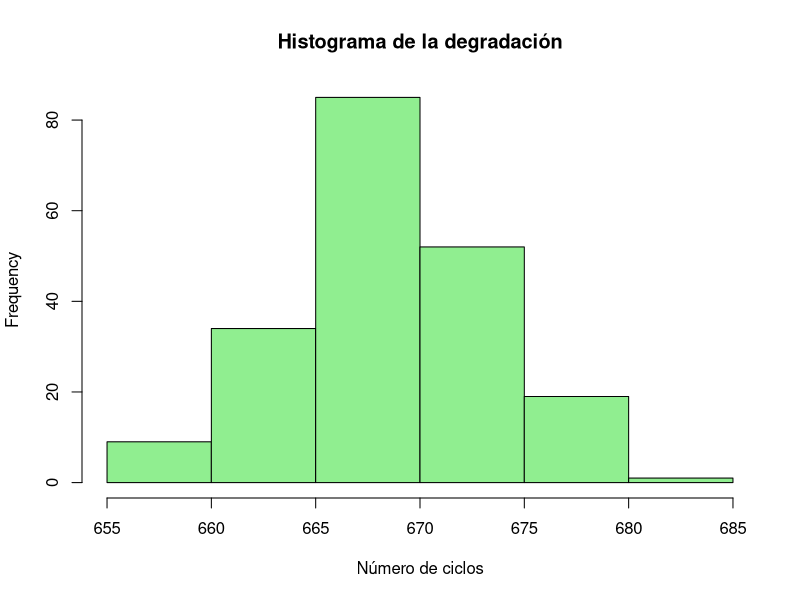
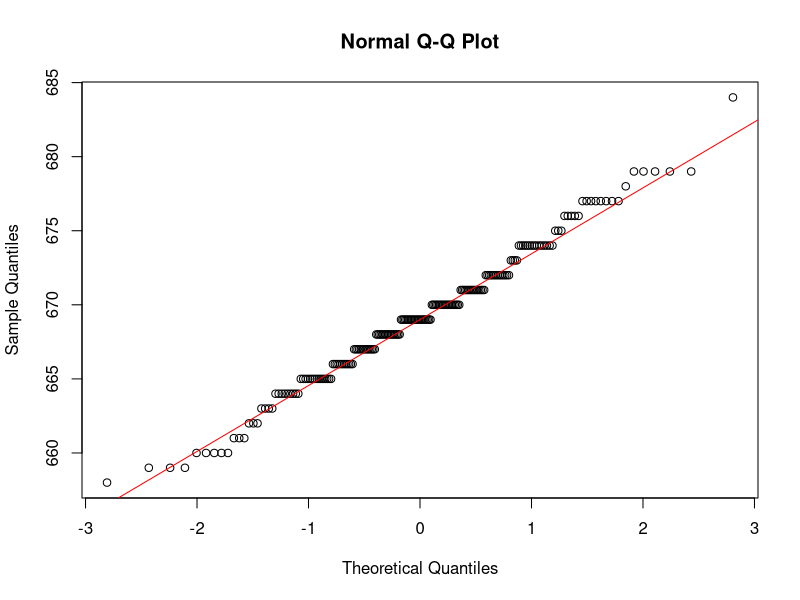
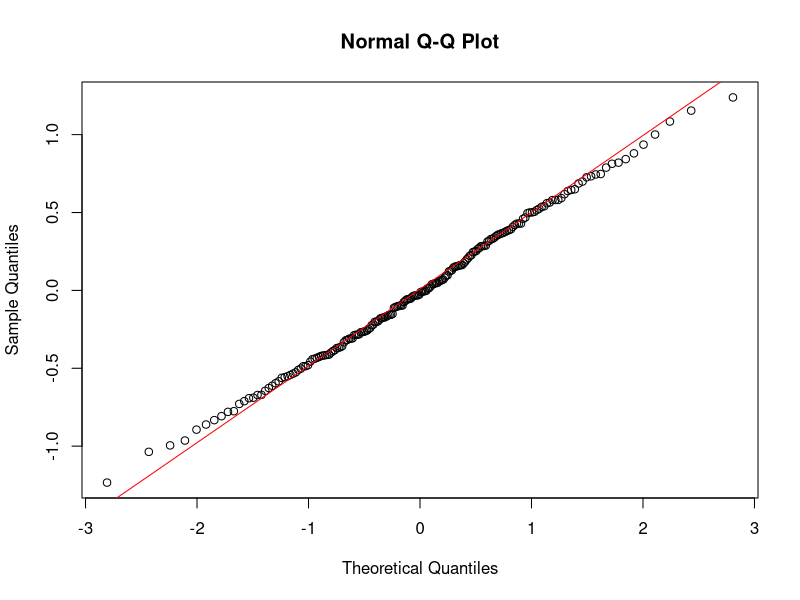
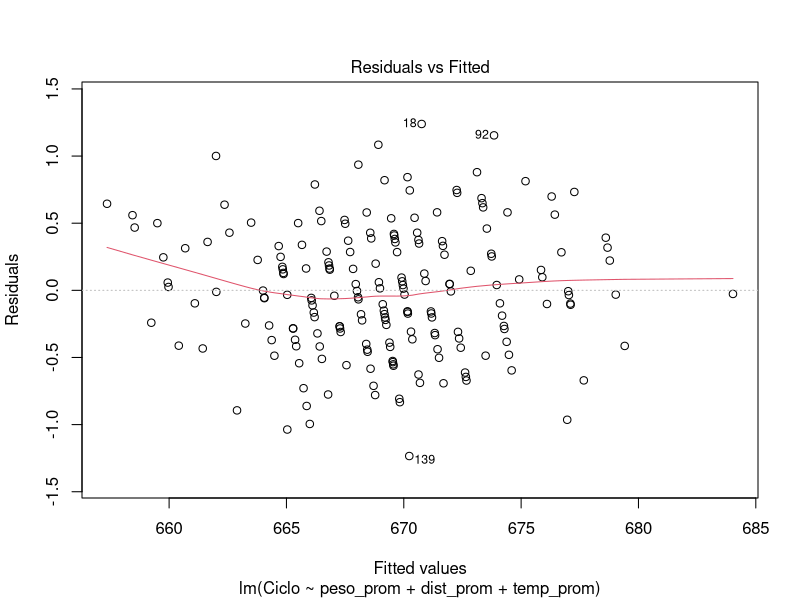
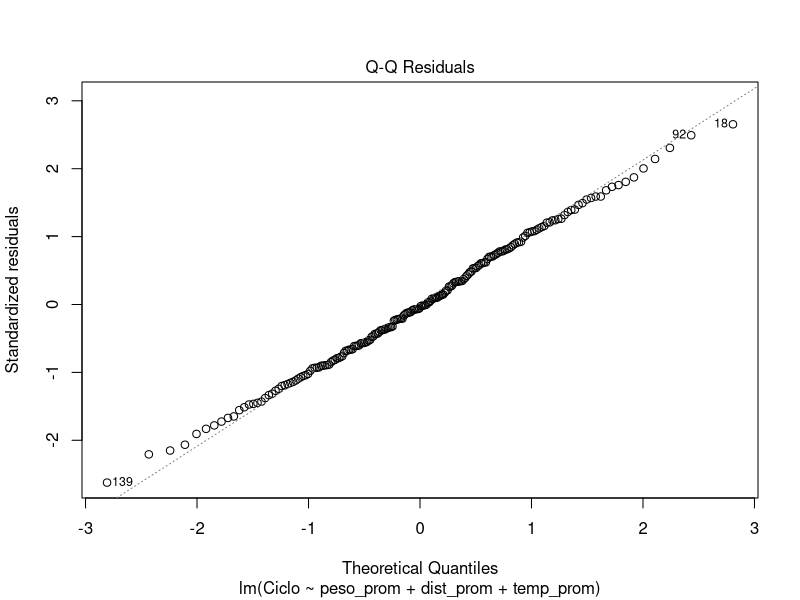
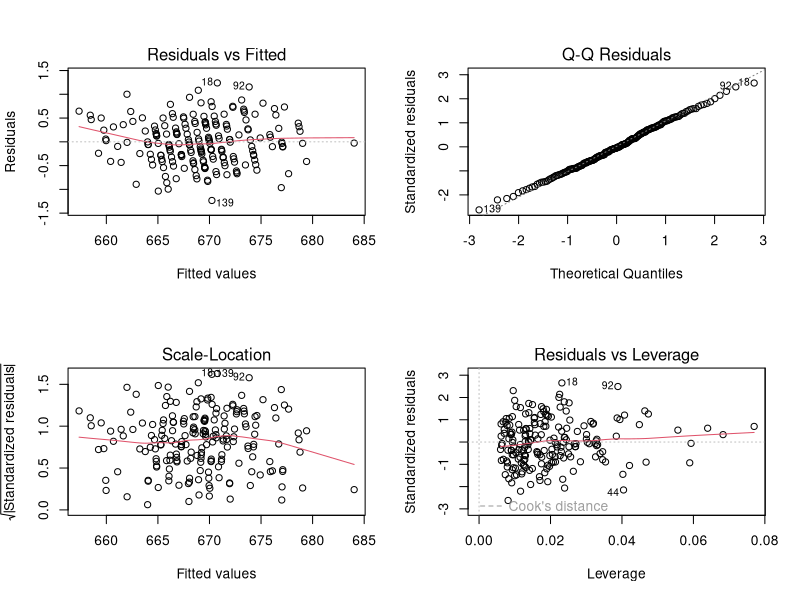
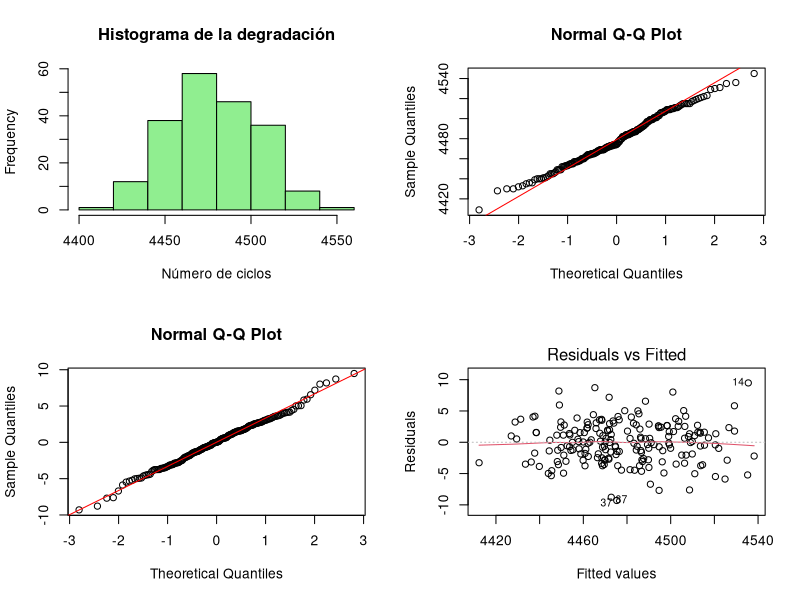
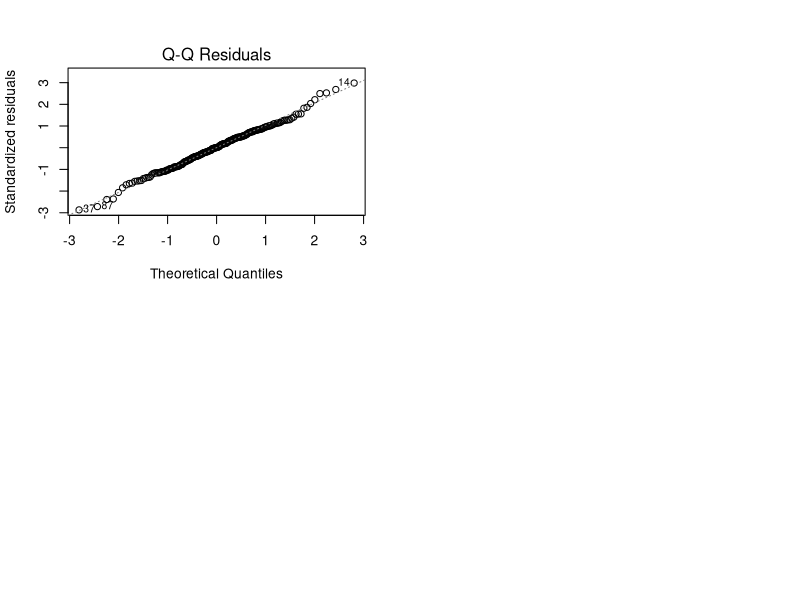

Recreate these plots in R, in order.
# =====================================================
# ANALISIS DE REGRESION Y SUPUESTOS DEL MODELO LINEAL
# =====================================================

# Cargar librerías necesarias
# lmtest: pruebas de independencia y homocedasticidad
# car: diagnóstico de multicolinealidad
library(lmtest)
library(car)

# =====================================================
# CASO 1: Distancia larga – Peso alto
# =====================================================

# Cargar datos
caso1 <- read.csv("dataset(largo_alto).csv")

# Histograma de la variable respuesta (Ciclo)
hist(caso1$Ciclo,
     main = "Histograma de la degradación",
     xlab = "Número de ciclos",
     col = "lightgreen")

# Evaluación visual de normalidad (Q-Q plot)
qqnorm(caso1$Ciclo)
qqline(caso1$Ciclo, col = "red")

# Prueba de normalidad sobre la variable respuesta
shapiro.test(caso1$Ciclo)

# Prueba Kolmogorov–Smirnov para normalidad
ciclo <- caso1$Ciclo
ks.test(ciclo, "pnorm", mean = mean(ciclo), sd = sd(ciclo))

# Ajuste del modelo de regresión lineal múltiple
modelo <- lm(Ciclo ~ peso_prom + dist_prom + temp_prom, data = caso1)
summary(modelo)

# Obtención de residuos del modelo
res <- residuals(modelo)

# Normalidad de los errores (gráfico y prueba)
qqnorm(res)
qqline(res, col = "red")
shapiro.test(res)

# Linealidad y homocedasticidad (residuos vs ajustados)
plot(modelo, which = 1)

# Normalidad de los residuos (Q-Q del modelo)
plot(modelo, which = 2)

# Gráficos diagnósticos completos del modelo
par(mfrow = c(2,2))
plot(modelo)

# Independencia de los errores (Durbin-Watson)
dwtest(modelo)

# Homocedasticidad (Breusch-Pagan)
bptest(modelo)

# Multicolinealidad (Factor de Inflación de Varianza)
vif(modelo)

# =====================================================
# CASO 2: Distancia corta – Peso alto
# =====================================================

# Cargar datos
caso2 <- read.csv("dataset(corta_alto).csv")

# Histograma de la variable respuesta
hist(caso2$Ciclo,
     main = "Histograma de la degradación",
     xlab = "Número de ciclos",
     col = "lightgreen")

# Evaluación visual de normalidad
qqnorm(caso2$Ciclo)
qqline(caso2$Ciclo, col = "red")

# Prueba de normalidad
shapiro.test(caso2$Ciclo)

# Kolmogorov–Smirnov
ciclo <- caso2$Ciclo
ks.test(ciclo, "pnorm", mean = mean(ciclo), sd = sd(ciclo))

# Modelo de regresión
modelo <- lm(Ciclo ~ peso_prom + dist_prom + temp_prom, data = caso2)
summary(modelo)

# Residuos
res <- residuals(modelo)

# Normalidad de residuos
qqnorm(res)
qqline(res, col = "red")
shapiro.test(res)

# Diagnósticos gráficos
plot(modelo, which = 1)
plot(modelo, which = 2)

par(mfrow = c(2,2))
plot(modelo)

# Supuestos del modelo
dwtest(modelo)
bptest(modelo)
vif(modelo)

# =====================================================
# CASO 3: Distancia corta – Peso bajo
# =====================================================

# Cargar datos
caso3 <- read.csv("dataset(corta_bajo).csv")

# Histograma
hist(caso3$Ciclo,
     main = "Histograma de la degradación",
     xlab = "Número de ciclos",
     col = "lightgreen")

# Normalidad visual
qqnorm(caso3$Ciclo)
qqline(caso3$Ciclo, col = "red")

# Pruebas de normalidad
shapiro.test(caso3$Ciclo)

ciclo <- caso3$Ciclo
ks.test(ciclo, "pnorm", mean = mean(ciclo), sd = sd(ciclo))

# Modelo
modelo <- lm(Ciclo ~ peso_prom + dist_prom + temp_prom, data = caso3)
summary(modelo)

# Residuos
res <- residuals(modelo)

# Normalidad de errores
qqnorm(res)
qqline(res, col = "red")
shapiro.test(res)

# Diagnósticos
plot(modelo, which = 1)
plot(modelo, which = 2)

par(mfrow = c(2,2))
plot(modelo)

# Verificación de supuestos
dwtest(modelo)
bptest(modelo)
vif(modelo)

# =====================================================
# CASO DE PRUEBA
# =====================================================

# Cargar datos de prueba
prueba <- read.csv("prueba1.csv")

# Histograma
hist(prueba$Ciclo,
     main = "Histograma de la degradación",
     xlab = "Número de ciclos",
     col = "lightgreen")

# Normalidad visual
qqnorm(prueba$Ciclo)
qqline(prueba$Ciclo, col = "red")

# Pruebas de normalidad
shapiro.test(prueba$Ciclo)

ciclo <- prueba$Ciclo
ks.test(ciclo, "pnorm", mean = mean(ciclo), sd = sd(ciclo))

# Modelo de regresión
modelo <- lm(Ciclo ~ peso_prom + dist_prom + temp_prom, data = prueba)
summary(modelo)

# Residuos
res <- residuals(modelo)

# Normalidad de errores
qqnorm(res)
qqline(res, col = "red")
shapiro.test(res)

# Diagnósticos del modelo
plot(modelo, which = 1)
plot(modelo, which = 2)

par(mfrow = c(2,2))
plot(modelo)

# Evaluación de supuestos
dwtest(modelo)
bptest(modelo)
vif(modelo)


